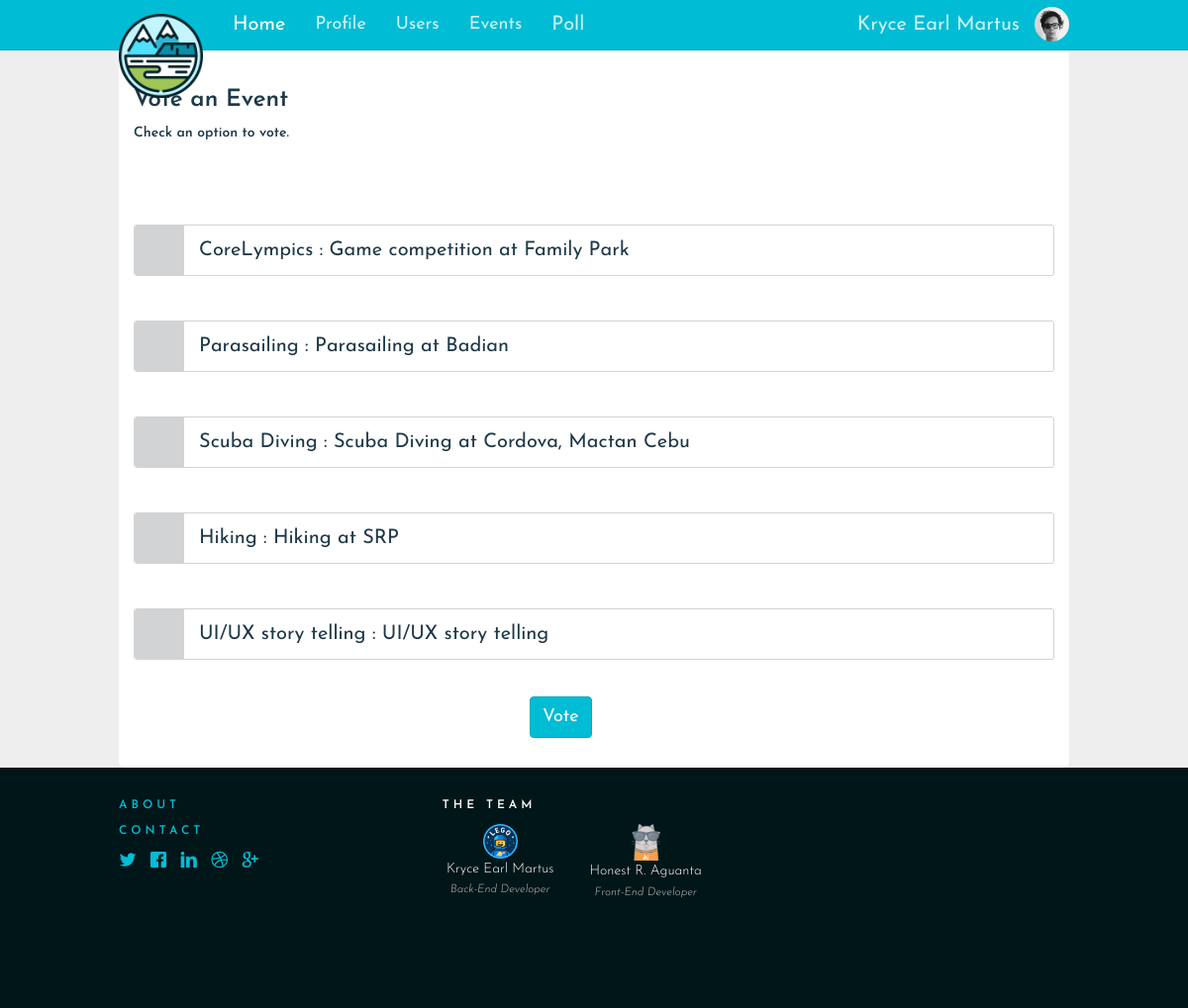
Page /samplePoll.php (signed in) on the earlier database version.
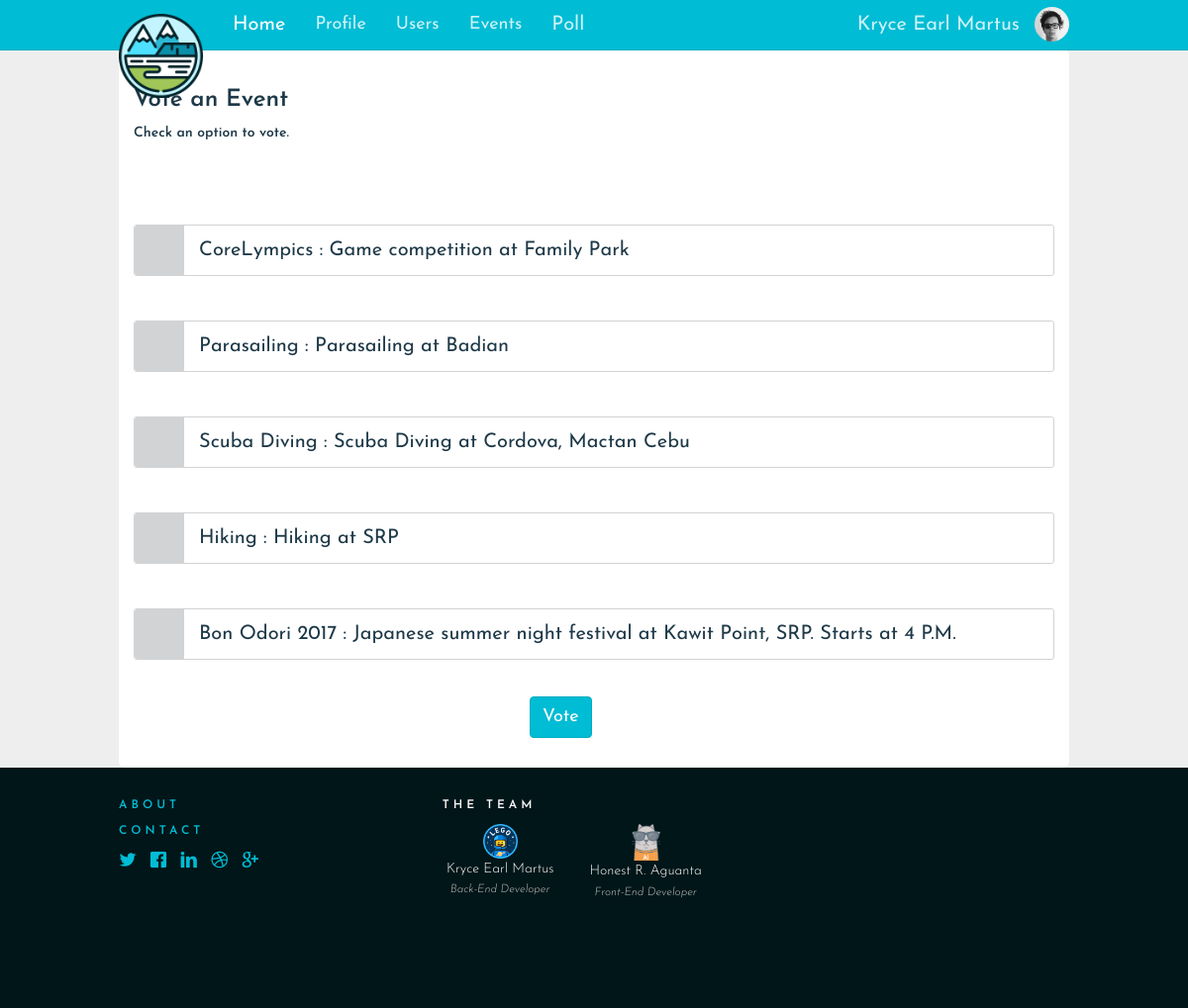
Same page on the later database version.
### tables this page shows
CREATE TABLE `events` (
  `event_id` int(10) NOT NULL AUTO_INCREMENT,
  `evp_id` int(10) DEFAULT NULL,
  `name` varchar(255) DEFAULT NULL,
  `description` varchar(255) DEFAULT NULL,
  `location` text,
  `image` text,
  `isApproved` tinyint(4) DEFAULT NULL,
  PRIMARY KEY (`event_id`),
  KEY `evp_id` (`evp_id`),
  CONSTRAINT `events_ibfk_1` FOREIGN KEY (`evp_id`) REFERENCES `event_voting_period` (`evp_id`)
);

### samplePoll.php (called while the page is built, shortened)
<?php
	include('views/menubar/sampleVote.php');
 ?>

### class/eventPeriodClass.php (called while the page is built, shortened)
<?php
class eventPeriodClass
{
	public function getCurrentEventPeriod()
	{
		try {
			$today = date("Y-m-d");
			$db = getDB();
			$st = $db->prepare("SELECT *
				FROM event_voting_period
				WHERE start_date <= ? && end_date >= ?");
			$st->execute(array($today,$today));
			$count=$st->rowCount();
			if($count)
			{
				$data = $st->fetch();
				return $data;
			}
			else
				return false;
		} catch (PDOException $e) {
		}
	}
}
?>

### class/eventClass.php (called while the page is built, shortened)
<?php
class eventClass
{
	public function getEventsByEVP($id)
	{
		try {
			$db = getDB();
			$st = $db->prepare("SELECT DISTINCT event_id, events.`evp_id`, start_event_date, name, description, image
				FROM EVENTS, event_voting_period
				WHERE events.`evp_id`=event_voting_period.`evp_id` AND events.`evp_id`=?");
			$st->execute(array($id));
			$count=$st->rowCount();
			$data=$st->fetchAll();
			if($count)
				return $data;
			else
				return false;
		} catch (PDOException $e) {
		}
	}
}
?>

### views/menubar/sampleVote.php (the view, shortened to what this page needs)
<?php
require_once 'views/layouts/header.php';
require_once 'views/layouts/nav.php';
include('class/eventClass.php');
include('class/eventPeriodClass.php');
$eventClass = new eventClass();
$eventPeriodClass = new eventPeriodClass();
$EVP=$eventPeriodClass->getCurrentEventPeriod();
$events = $eventClass->getEventsByEVP($EVP['evp_id']);
?>
<!DOCTYPE html>
<html lang="en">
<head>
</head>
<body>
	<div class = "container">
		<form method="post" class="form-horizontal" role="form">
				<?php if($EVP!=false)
						{ ?>
					<h3>Vote an Event</h3>
					<h5>Check an option to vote.</h5>
					<br>
					<div class="funkyradio">
						<?php
						foreach($events as $event)
						{
							?>
							<div class="funkyradio-info">
								<label for="radio<?=$event['event_id']?>"
								>
									<?php echo $event['name']  . ' : ' . $event['description']?>
								</label>
							</div>
							<?php } ?>
							</div> <br>
							<div class="form-group">
								<div class="col-sm-5 col-sm-offset-5">
									<button type="submit" class="btn btn-primary" name="voteEvent">
										Vote
									</button>
								</div>
							</div>
						<?php } ?>
				</form>
			</div>
<?php
require_once 'views/layouts/footer.php';
?>

Differences in the rows shown:
no longer on this page (row edited): events: name "UI/UX story telling", description "UI/UX story telling"
added events: name "Bon Odori 2017", description "Japanese summer night festival at Kawit Point, SRP. Starts at 4 P.M."
